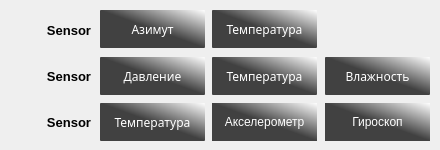
     <widget class="QWidget" name="widget" native="true">
      <property name="sizePolicy">
       <sizepolicy hsizetype="Fixed" vsizetype="Fixed">
        <horstretch>0</horstretch>
        <verstretch>0</verstretch>
       </sizepolicy>
      </property>
      <property name="minimumSize">
       <size>
        <width>440</width>
        <height>150</height>
       </size>
      </property>
      <property name="maximumSize">
       <size>
        <width>440</width>
        <height>148</height>
       </size>
      </property>
      <widget class="QPushButton" name="azimut">
       <property name="geometry">
        <rect>
         <x>100</x>
         <y>10</y>
         <width>105</width>
         <height>38</height>
        </rect>
       </property>
       <property name="sizePolicy">
        <sizepolicy hsizetype="Fixed" vsizetype="Fixed">
         <horstretch>0</horstretch>
         <verstretch>0</verstretch>
        </sizepolicy>
       </property>
       <property name="minimumSize">
        <size>
         <width>105</width>
         <height>38</height>
        </size>
       </property>
       <property name="maximumSize">
        <size>
         <width>105</width>
         <height>38</height>
        </size>
       </property>
       <property name="font">
        <font>
         <family>Sans Serif</family>
         <pointsize>9</pointsize>
        </font>
       </property>
       <property name="toolTip">
        <string>Азимут - График </string>
       </property>
       <property name="styleSheet">
        <string notr="true">QPushButton#azimut{
background-color: qlineargradient(spread:pad, x1:0.499836, y1:0.500682, x2:1, y2:0, stop:0 rgba(65, 65, 65, 255), stop:1 rgba(255, 255, 255, 255));
border-radius:1;
color: rgb(255, 255, 255);
}
QPushButton#azimut:hover{
background-color: rgb(41, 136, 234);
border-radius:1;
color: rgb(255, 255, 255);
}</string>
       </property>
       <property name="text">
        <string>Азимут</string>
       </property>
       <property name="iconSize">
        <size>
         <width>16</width>
         <height>16</height>
        </size>
       </property>
       <property name="flat">
        <bool>false</bool>
       </property>
      </widget>
      <widget class="QLabel" name="accel">
       <property name="geometry">
        <rect>
         <x>212</x>
         <y>103</y>
         <width>105</width>
         <height>38</height>
        </rect>
       </property>
       <property name="sizePolicy">
        <sizepolicy hsizetype="Fixed" vsizetype="Fixed">
         <horstretch>0</horstretch>
         <verstretch>0</verstretch>
        </sizepolicy>
       </property>
       <property name="minimumSize">
        <size>
         <width>105</width>
         <height>38</height>
        </size>
       </property>
       <property name="maximumSize">
        <size>
         <width>105</width>
         <height>38</height>
        </size>
       </property>
       <property name="styleSheet">
        <string notr="true">color: rgb(255, 255, 255);
background-color: rgb(110, 110, 110);
background-color: qlineargradient(spread:pad, x1:0.499836, y1:0.500682, x2:1, y2:0, stop:0 rgba(65, 65, 65, 255), stop:1 rgba(255, 255, 255, 255));</string>
       </property>
       <property name="text">
        <string>Акселерометр</string>
       </property>
       <property name="alignment">
        <set>Qt::AlignCenter</set>
       </property>
      </widget>
      <widget class="QLabel" name="xyz">
       <property name="enabled">
        <bool>false</bool>
       </property>
       <property name="geometry">
        <rect>
         <x>325</x>
         <y>11</y>
         <width>105</width>
         <height>38</height>
        </rect>
       </property>
       <property name="sizePolicy">
        <sizepolicy hsizetype="Fixed" vsizetype="Fixed">
         <horstretch>0</horstretch>
         <verstretch>0</verstretch>
        </sizepolicy>
       </property>
       <property name="minimumSize">
        <size>
         <width>105</width>
         <height>38</height>
        </size>
       </property>
       <property name="maximumSize">
        <size>
         <width>105</width>
         <height>38</height>
        </size>
       </property>
       <property name="styleSheet">
        <string notr="true"/>
       </property>
       <property name="text">
        <string/>
       </property>
       <property name="alignment">
        <set>Qt::AlignCenter</set>
       </property>
      </widget>
      <widget class="QLabel" name="sensor3">
       <property name="geometry">
        <rect>
         <x>11</x>
         <y>105</y>
         <width>80</width>
         <height>34</height>
        </rect>
       </property>
       <property name="sizePolicy">
        <sizepolicy hsizetype="Fixed" vsizetype="Fixed">
         <horstretch>0</horstretch>
         <verstretch>0</verstretch>
        </sizepolicy>
       </property>
       <property name="minimumSize">
        <size>
         <width>80</width>
         <height>34</height>
        </size>
       </property>
       <property name="maximumSize">
        <size>
         <width>80</width>
         <height>34</height>
        </size>
       </property>
       <property name="font">
        <font>
         <pointsize>10</pointsize>
         <weight>75</weight>
         <bold>true</bold>
        </font>
       </property>
       <property name="styleSheet">
        <string notr="true">color: rgb(0, 0, 0);
</string>
       </property>
       <property name="text">
        <string>Sensor</string>
       </property>
       <property name="alignment">
        <set>Qt::AlignRight|Qt::AlignTrailing|Qt::AlignVCenter</set>
       </property>
      </widget>
      <widget class="QLabel" name="sensor1">
       <property name="geometry">
        <rect>
         <x>11</x>
         <y>59</y>
         <width>80</width>
         <height>34</height>
        </rect>
       </property>
       <property name="sizePolicy">
        <sizepolicy hsizetype="Fixed" vsizetype="Fixed">
         <horstretch>0</horstretch>
         <verstretch>0</verstretch>
        </sizepolicy>
       </property>
       <property name="minimumSize">
        <size>
         <width>80</width>
         <height>34</height>
        </size>
       </property>
       <property name="maximumSize">
        <size>
         <width>80</width>
         <height>34</height>
        </size>
       </property>
       <property name="font">
        <font>
         <pointsize>10</pointsize>
         <weight>75</weight>
         <bold>true</bold>
        </font>
       </property>
       <property name="styleSheet">
        <string notr="true">color: rgb(0, 0, 0);

</string>
       </property>
       <property name="text">
        <string>Sensor</string>
       </property>
       <property name="alignment">
        <set>Qt::AlignRight|Qt::AlignTrailing|Qt::AlignVCenter</set>
       </property>
      </widget>
      <widget class="QLabel" name="gyro">
       <property name="enabled">
        <bool>false</bool>
       </property>
       <property name="geometry">
        <rect>
         <x>325</x>
         <y>103</y>
         <width>105</width>
         <height>38</height>
        </rect>
       </property>
       <property name="sizePolicy">
        <sizepolicy hsizetype="Fixed" vsizetype="Fixed">
         <horstretch>0</horstretch>
         <verstretch>0</verstretch>
        </sizepolicy>
       </property>
       <property name="minimumSize">
        <size>
         <width>105</width>
         <height>38</height>
        </size>
       </property>
       <property name="maximumSize">
        <size>
         <width>105</width>
         <height>38</height>
        </size>
       </property>
       <property name="styleSheet">
        <string notr="true">color: rgb(255, 255, 255);
background-color: rgb(110, 110, 110);
background-color: qlineargradient(spread:pad, x1:0.499836, y1:0.500682, x2:1, y2:0, stop:0 rgba(65, 65, 65, 255), stop:1 rgba(255, 255, 255, 255));
</string>
       </property>
       <property name="text">
        <string>Гироскоп</string>
       </property>
       <property name="alignment">
        <set>Qt::AlignCenter</set>
       </property>
      </widget>
      <widget class="QLabel" name="sensor2">
       <property name="geometry">
        <rect>
         <x>11</x>
         <y>13</y>
         <width>80</width>
         <height>34</height>
        </rect>
       </property>
       <property name="sizePolicy">
        <sizepolicy hsizetype="Fixed" vsizetype="Fixed">
         <horstretch>0</horstretch>
         <verstretch>0</verstretch>
        </sizepolicy>
       </property>
       <property name="minimumSize">
        <size>
         <width>80</width>
         <height>34</height>
        </size>
       </property>
       <property name="maximumSize">
        <size>
         <width>80</width>
         <height>34</height>
        </size>
       </property>
       <property name="font">
        <font>
         <pointsize>10</pointsize>
         <weight>75</weight>
         <bold>true</bold>
        </font>
       </property>
       <property name="styleSheet">
        <string notr="true">color: rgb(0, 0, 0);
</string>
       </property>
       <property name="text">
        <string>Sensor</string>
       </property>
       <property name="alignment">
        <set>Qt::AlignRight|Qt::AlignTrailing|Qt::AlignVCenter</set>
       </property>
      </widget>
      <widget class="QPushButton" name="press">
       <property name="geometry">
        <rect>
         <x>100</x>
         <y>57</y>
         <width>105</width>
         <height>38</height>
        </rect>
       </property>
       <property name="sizePolicy">
        <sizepolicy hsizetype="Fixed" vsizetype="Fixed">
         <horstretch>0</horstretch>
         <verstretch>0</verstretch>
        </sizepolicy>
       </property>
       <property name="minimumSize">
        <size>
         <width>105</width>
         <height>38</height>
        </size>
       </property>
       <property name="maximumSize">
        <size>
         <width>105</width>
         <height>38</height>
        </size>
       </property>
       <property name="font">
        <font>
         <family>Sans Serif</family>
         <pointsize>9</pointsize>
        </font>
       </property>
       <property name="toolTip">
        <string>Давление - График</string>
       </property>
       <property name="styleSheet">
        <string notr="true">QPushButton#press{
background-color: qlineargradient(spread:pad, x1:0.499836, y1:0.500682, x2:1, y2:0, stop:0 rgba(65, 65, 65, 255), stop:1 rgba(255, 255, 255, 255));
border-radius:1;
color: rgb(255, 255, 255);
}
QPushButton#press:hover{
background-color: rgb(41, 136, 234);
border-radius:1;
color: rgb(255, 255, 255);
}</string>
       </property>
       <property name="text">
        <string>Давление</string>
       </property>
      </widget>
      <widget class="QPushButton" name="temp">
       <property name="geometry">
        <rect>
         <x>212</x>
         <y>57</y>
         <width>105</width>
         <height>38</height>
        </rect>
       </property>
       <property name="sizePolicy">
        <sizepolicy hsizetype="Fixed" vsizetype="Fixed">
         <horstretch>0</horstretch>
         <verstretch>0</verstretch>
        </sizepolicy>
       </property>
       <property name="minimumSize">
        <size>
         <width>105</width>
         <height>38</height>
        </size>
       </property>
       <property name="maximumSize">
        <size>
         <width>105</width>
         <height>38</height>
        </size>
       </property>
       <property name="font">
        <font>
         <family>Sans Serif</family>
         <pointsize>9</pointsize>
        </font>
       </property>
       <property name="toolTip">
        <string>Температура - График</string>
       </property>
       <property name="styleSheet">
        <string notr="true">QPushButton#temp{
background-color: qlineargradient(spread:pad, x1:0.499836, y1:0.500682, x2:1, y2:0, stop:0 rgba(65, 65, 65, 255), stop:1 rgba(255, 255, 255, 255));
border-radius:1;
color: rgb(255, 255, 255);
}
QPushButton#temp:hover{
background-color: rgb(41, 136, 234);
border-radius:1;
color: rgb(255, 255, 255);
}</string>
       </property>
       <property name="text">
        <string>Температура</string>
       </property>
      </widget>
      <widget class="QPushButton" name="humi">
       <property name="geometry">
        <rect>
         <x>325</x>
         <y>57</y>
         <width>105</width>
         <height>38</height>
        </rect>
       </property>
       <property name="sizePolicy">
        <sizepolicy hsizetype="Fixed" vsizetype="Fixed">
         <horstretch>0</horstretch>
         <verstretch>0</verstretch>
        </sizepolicy>
       </property>
       <property name="minimumSize">
        <size>
         <width>105</width>
         <height>38</height>
        </size>
       </property>
       <property name="maximumSize">
        <size>
         <width>105</width>
         <height>38</height>
        </size>
       </property>
       <property name="font">
        <font>
         <family>Sans Serif</family>
         <pointsize>9</pointsize>
        </font>
       </property>
       <property name="toolTip">
        <string>Влажность - График</string>
       </property>
       <property name="styleSheet">
        <string notr="true">QPushButton#humi{
background-color: qlineargradient(spread:pad, x1:0.499836, y1:0.500682, x2:1, y2:0, stop:0 rgba(65, 65, 65, 255), stop:1 rgba(255, 255, 255, 255));
border-radius:1;
color: rgb(255, 255, 255);
}
QPushButton#humi:hover{
background-color: rgb(41, 136, 234);
border-radius:1;
color: rgb(255, 255, 255);
}</string>
       </property>
       <property name="text">
        <string>Влажность</string>
       </property>
      </widget>
      <widget class="QPushButton" name="temp2">
       <property name="geometry">
        <rect>
         <x>212</x>
         <y>10</y>
         <width>105</width>
         <height>38</height>
        </rect>
       </property>
       <property name="sizePolicy">
        <sizepolicy hsizetype="Fixed" vsizetype="Fixed">
         <horstretch>0</horstretch>
         <verstretch>0</verstretch>
        </sizepolicy>
       </property>
       <property name="minimumSize">
        <size>
         <width>105</width>
         <height>38</height>
        </size>
       </property>
       <property name="maximumSize">
        <size>
         <width>105</width>
         <height>38</height>
        </size>
       </property>
       <property name="font">
        <font>
         <family>Sans Serif</family>
         <pointsize>9</pointsize>
        </font>
       </property>
       <property name="toolTip">
        <string>Температура - График</string>
       </property>
       <property name="styleSheet">
        <string notr="true">QPushButton#temp2{
background-color: qlineargradient(spread:pad, x1:0.499836, y1:0.500682, x2:1, y2:0, stop:0 rgba(65, 65, 65, 255), stop:1 rgba(255, 255, 255, 255));
border-radius:1;
color: rgb(255, 255, 255);
}
QPushButton#temp2:hover{
background-color: rgb(41, 136, 234);
border-radius:1;
color: rgb(255, 255, 255);
}</string>
       </property>
       <property name="text">
        <string>Температура</string>
       </property>
      </widget>
      <widget class="QPushButton" name="temp3">
       <property name="geometry">
        <rect>
         <x>100</x>
         <y>103</y>
         <width>105</width>
         <height>38</height>
        </rect>
       </property>
       <property name="sizePolicy">
        <sizepolicy hsizetype="Fixed" vsizetype="Fixed">
         <horstretch>0</horstretch>
         <verstretch>0</verstretch>
        </sizepolicy>
       </property>
       <property name="minimumSize">
        <size>
         <width>105</width>
         <height>38</height>
        </size>
       </property>
       <property name="maximumSize">
        <size>
         <width>105</width>
         <height>38</height>
        </size>
       </property>
       <property name="font">
        <font>
         <family>Sans Serif</family>
         <pointsize>9</pointsize>
        </font>
       </property>
       <property name="toolTip">
        <string>Температура - График</string>
       </property>
       <property name="styleSheet">
        <string notr="true">QPushButton#temp3{
background-color: qlineargradient(spread:pad, x1:0.499836, y1:0.500682, x2:1, y2:0, stop:0 rgba(65, 65, 65, 255), stop:1 rgba(255, 255, 255, 255));
border-radius:1;
color: rgb(255, 255, 255);
}
QPushButton#temp3:hover{
background-color: rgb(41, 136, 234);
border-radius:1;
color: rgb(255, 255, 255);
}</string>
       </property>
       <property name="text">
        <string>Температура</string>
       </property>
      </widget>
     </widget>
